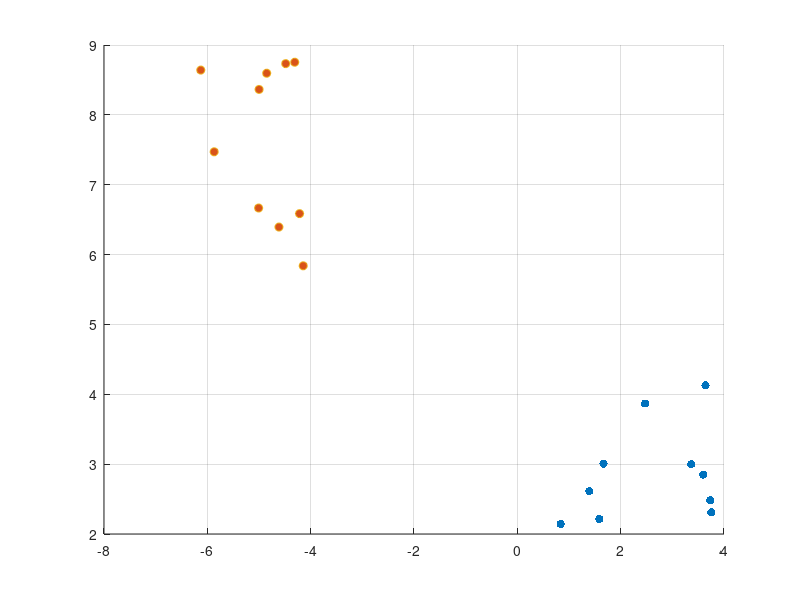

Recreate this plot in MATLAB.
clear
close all



R = @(theta) [cosd(theta), -sind(theta); sind(theta), cosd(theta)];

n = 5;
k = 3;
factorial(n)./(factorial(k).*factorial(n-k))


t = [-2;5];

p = randn(2,10) + [2;3];


theta = 90;

q = R(theta)*p + t;


scatter(p(1,:), p(2,:), 'filled')
hold on
scatter(q(1,:), q(2,:), 'filled')


grid on



p_avg = mean(p, 2);
q_avg = mean(q, 2);


p_dash = p - p_avg;
q_dash = q - q_avg;


C = p_dash*q_dash';


[U, S, V] = svd(C);



d = sign(det(V*U'))
B = diag([1,d])


R_opt = V*B*U'
R(theta)


t_opt = q_avg - R_opt*p_avg
t



q_pred = R_opt*p + t_opt;




scatter(q_pred(1,:), q_pred(2,:))
